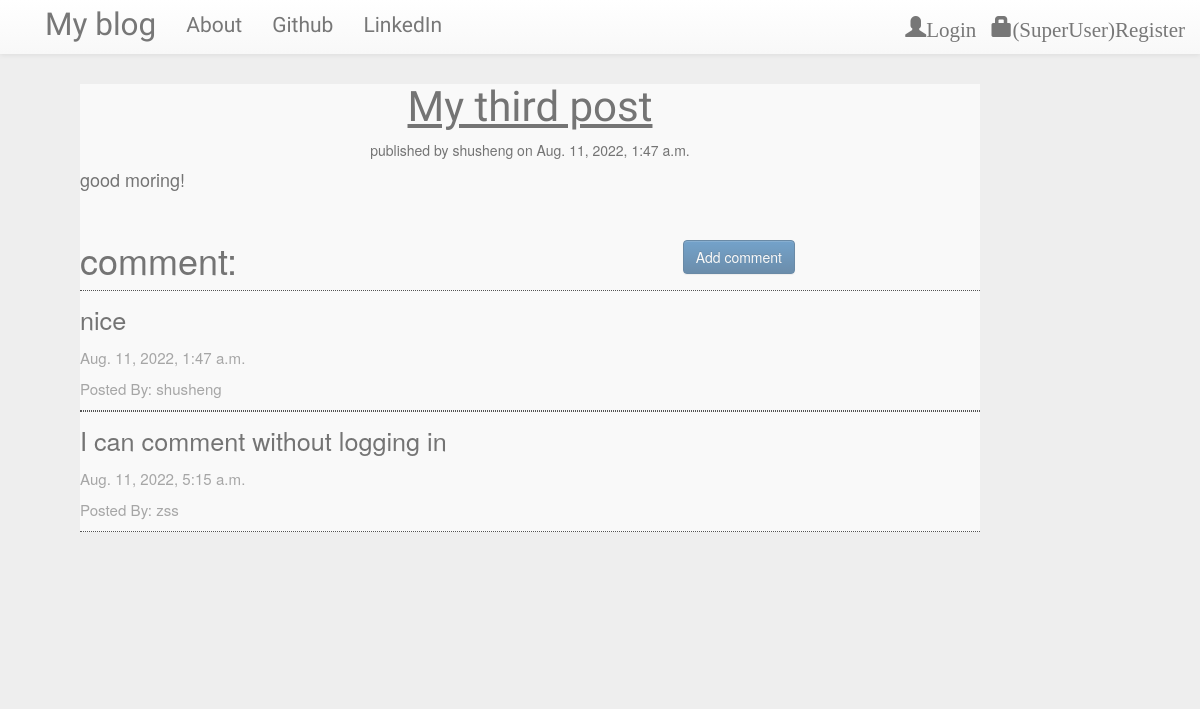
The app's page /post/4/ with its own data.
### blog/models.py (models this page shows, shortened)
class Post(models.Model):
    author=models.ForeignKey('auth.User')
    title=models.CharField(max_length=200)
    text=models.TextField()
    created_date=models.DateTimeField(default=timezone.now)
    published_date=models.DateTimeField(blank=True,null=True)

class Comment(models.Model):
    post=models.ForeignKey('blog.Post',related_name='comments')
    author=models.CharField(max_length=200)
    text=models.TextField()
    create_date=models.DateTimeField(default=timezone.now)
    approved_comment=models.BooleanField(default=False)

### blog/views.py (the view)
# urls.py: url(r'^post/(?P<pk>\d+)/$',views.PostDetailView.as_view(),name='post_detail'),
class PostDetailView(DetailView):
    model=Post

### blog/templates/blog/post_detail.html (shortened to what this page needs)
<!DOCTYPE html>
{% extends 'blog/base.html' %}
{% block content %}
<div class="detail_ground">
  <h1 class='posttitle'>{{ post.title }}</h1>
  {% if post.published_date %}
    <div class="data postdate">
      published by {{post.author}} on {{post.published_date}}
    </div>
  {% else %}
  <a href="{% url 'post_publish' pk=post.pk %}" class='btn btn-default'>Publish</a>
  {% endif %}
  <h4 class='postcontent'>{{ post.text|safe|linebreaksbr }}</h4>
  <div class="comment_detail">
    <h1 class='comment_head'>comment:<a class='btn btn-primary btn-comment' href="{% url 'add_comment_to_post' pk=post.pk %}">Add comment</a></h1>
    {% for comment in post.comments.all %}
      {% if user.is_authenticated or comment.approved_comment %}
      <div class="single_comment">
        <p>{{comment.text|safe|linebreaks}}</p>
        <div class='single_comment_p'>
          <p>{{comment.create_date}}</p>
          <p>Posted By: {{comment.author}}</p>
        </div>
      </div>
      {% endif %}
      {% empty %}
      <p>No comments yet, Leave the first comment now!</p>
    {% endfor %}
  </div>
</div>
{% endblock %}

### blog/templates/blog/base.html (shortened to what this page needs)
<!DOCTYPE html>
{% load static %}
<html>
  <head>
    <link rel="stylesheet" href="https://cdn.jsdelivr.net/npm/bootstrap@3.3.7/dist/css/bootstrap.min.css">
    <link rel="stylesheet" href="https://cdn.jsdelivr.net/npm/bootstrap@3.3.7/dist/css/bootstrap-theme.min.css">
    <link rel="stylesheet" href="//cdn.jsdelivr.net/npm/medium-editor@latest/dist/css/medium-editor.min.css" type="text/css" media="screen" charset="utf-8">
    <link rel="stylesheet" href="{% static 'css/blog.css' %}">
  </head>
  <body>
    <nav class='nav navbar-default techfont custom-navbar navbar-static-top'>
      <div class="container">
        <ul class='nav navbar-nav'>
          <li><a class='navbar-brand bigbrand' href="{% url 'post_list' %}">My blog</a></li>
          <li><a href="{% url 'about' %}">About</a></li>
          <li><a href="https://github.com/shusheng717?tab=repositories">Github</a></li>
          <li><a href="https://www.linkedin.com/in/shusheng-zhou-758229235/">LinkedIn</a></li>
        </ul>
        <ul class='nav navbar-nav navbar-right'>
          {% if user.is_authenticated %}
          <li><a href="{% url 'post_new' %}">New Post</a></li>
          <li><a href="{% url 'post_draft_list' %}">Drafts</a></li>
          <li><a href="{% url 'logout' %}">Log out</a></li>
          <li><a>Welcome {{user.username}}</a></li>
          {% else %}
          <li><a class='nav navbar-right' href="{% url 'login' %}"><span class='glyphicon glyphicon-user'>Login   </span></a></li>
          <li><a class='nav navbar-right' href="{% url 'admin:index' %}"><span class='glyphicon glyphicon-lock'>(SuperUser)Register</span></a></li>
          {% endif %}
        </ul>
      </div>
    </nav>
    <div class="content container">
      <div class="row">
        <div class="col-md-8">
          <div class="blog_posts">
            {% block content %}
            {% endblock %}
          </div>
        </div>
      </div>
    </div>
    <canvas id="canvas"></canvas>
  </body>
</html>

### blog/static/css/blog.css (style rules this page uses)
.techfont { font-family: 'Tiro Gurmukhi', serif; font-size: 1.5em; margin-bottom: 10px; }
.single_comment { border:1.5px dotted black; border-left:0px; border-right:0px; font-size: 1.8em; }
.single_comment_p { font-size: 0.6em; color:grey; }
.comment_head { padding-top:30px; }
.detail_ground { background-color: white; margin-left:50px; margin-right:0px; width:120%; opacity: 0.65; }
.postdate { text-align: center; }
.posttitle { font-family: 'Tiro Gurmukhi', serif; font-size: 3em; text-align: center; text-decoration: underline; }
.btn-comment { position: absolute; right: 0px; }
.bigbrand { font-size: 1.5em; }
body { background: linear-gradient(90deg, #C7C5F4, #776BCC); }
body { margin: auto; background-color: #eee; background-image: url("https://images7.alphacoders.com/938/thumb-1920-938300.jpg"); background-attachment:fixed; height: 100vh; }

### records on screen
Post: title "My third post", author "shusheng", published_date "Aug. 11, 2022, 1:47 a.m.", text "good moring!"
Comment: text "nice", create_date "Aug. 11, 2022, 1:47 a.m.", author "shusheng"
Comment: text "I can comment without logging in", create_date "Aug. 11, 2022, 5:15 a.m.", author "zss"
